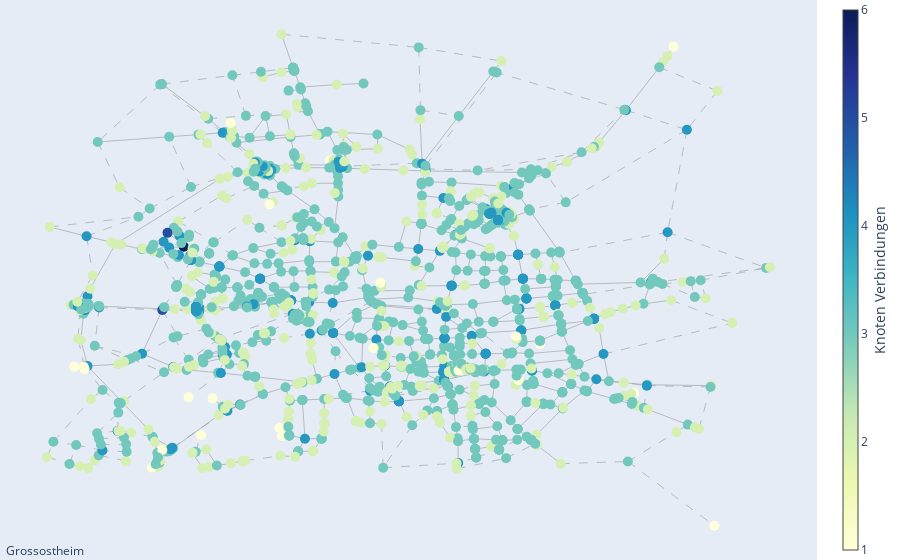

Notebook code cell kept with this figure:
### Code cell
import plotly.graph_objects as go

node_degrees = dict(G.degree()) 

node_x = []
node_y = []
node_text = []  
node_color = [] 

for index, row in filtered_data_multiple.iterrows():
    if pd.notnull(row['longitude']) and pd.notnull(row['latitude']):
        node_x.append(row['longitude'])
        node_y.append(row['latitude'])
        
        hover_info = f"ID: {row['id']}<br>Tag Key: {row['tagkey']}<br>Tag Value: {row['tagvalue']}<br>Degree: {node_degrees[row['id']]}"
        node_text.append(hover_info)
        
        node_color.append(node_degrees[row['id']])

edge_x = []
edge_y = []
dashed_edge_x = []
dashed_edge_y = []
edge_street_names = []

for edge in G.edges():
    x0, y0 = pos[edge[0]]
    x1, y1 = pos[edge[1]]

    # Überprüfen, ob der Rand highway != 'residual' ist
    is_dashed_highway = False
    street_name = ""
    for street in ways_filter.itertuples():
        if edge[0] in street.node_ids and edge[1] in street.node_ids:
            street_name = street.tagvalue
            # Highway-Kanten, die nicht 'residual' sind, werden gestrichelt
            if street.tagkey == "highway" and street.tagvalue not in ['residential', 'unclassified', 'service', 'tertiary', 'secondary']:
                is_dashed_highway = True
            break

    if is_dashed_highway:
        dashed_edge_x.extend([x0, x1, None])
        dashed_edge_y.extend([y0, y1, None])
    else:
        edge_x.extend([x0, x1, None])
        edge_y.extend([y0, y1, None])

    # Berechnung der Mittelpunkte für die Straßennamen
    midpoint_x = (x0 + x1) / 2
    midpoint_y = (y0 + y1) / 2
    edge_street_names.append((midpoint_x, midpoint_y, street_name))


# Plot für durchgezogene Kanten
solid_edge_trace = go.Scatter(
    x=edge_x, y=edge_y,
    line=dict(width=0.5, color='#888'),
    hoverinfo='none',
    mode='lines'
)

# Plot für gestrichelte Kanten (highways)
dashed_edge_trace = go.Scatter(
    x=dashed_edge_x, y=dashed_edge_y,
    line=dict(width=0.5, color='#888', dash='dash'),
    hoverinfo='none',
    mode='lines'
)

# Plot für Knoten
node_trace = go.Scatter(
    x=node_x, y=node_y,
    mode='markers',
    hoverinfo='text',
    marker=dict(
        showscale=True,
        colorscale='YlGnBu',
        color=node_color,
        size=10,
        colorbar=dict(
            thickness=15,
            title='Knoten Verbindungen',
            xanchor='left',
            titleside='right'
        )),
    text=node_text
)

# Hinzufügen der Straßennamen zwischen den Knoten
street_name_trace = go.Scatter(
    x=[name[0] for name in edge_street_names],
    y=[name[1] for name in edge_street_names],
    text=[name[2] for name in edge_street_names],
    mode='text',
    textfont=dict(
        size=12,
        color='darkblue'
    ),
    hoverinfo='text'
)

layout = go.Layout(
    title='Großostheim',
    titlefont=dict(size=16),
    showlegend=False,
    hovermode='closest',
    margin=dict(b=0, l=0, r=0, t=0),
    annotations=[dict(
        text=title,
        showarrow=False,
        xref="paper", yref="paper",
        x=0.005, y=-0.002)],
    xaxis=dict(showgrid=False, zeroline=False, visible=False),
    yaxis=dict(showgrid=False, zeroline=False, visible=False)
)

fig = go.Figure(data=[solid_edge_trace, dashed_edge_trace, node_trace], layout=layout)

fig.show()

### Figure 1 — Plotly figure (JSON) as saved in the notebook; plotly's stock layout.template omitted (floating-point values rounded to 4 significant figures; data arrays with more than 128 entries replaced by an {"elided": "..."} marker saying what was removed)
{"data": [{"hoverinfo": "none", "line": {"color": "#888", "width": 0.5}, "mode": "lines", "type": "scatter", "x": {"elided": "3039 float values"}, "y": {"elided": "3039 float values"}}, {"hoverinfo": "none", "line": {"color": "#888", "dash": "dash", "width": 0.5}, "mode": "lines", "type": "scatter", "x": {"elided": "1464 float values"}, "y": {"elided": "1464 float values"}}, {"hoverinfo": "text", "marker": {"color": {"elided": "1445 int values"}, "colorbar": {"thickness": 15, "title": {"side": "right", "text": "Knoten Verbindungen"}, "xanchor": "left"}, "colorscale": [[0, "rgb(255,255,217)"], [0.125, "rgb(237,248,177)"], [0.25, "rgb(199,233,180)"], [0.375, "rgb(127,205,187)"], [0.5, "rgb(65,182,196)"], [0.625, "rgb(29,145,192)"], [0.75, "rgb(34,94,168)"], [0.875, "rgb(37,52,148)"], [1, "rgb(8,29,88)"]], "showscale": true, "size": 10}, "mode": "markers", "text": {"elided": "1445 str values"}, "type": "scatter", "x": {"elided": "1445 float values"}, "y": {"elided": "1445 float values"}}], "layout": {"annotations": [{"showarrow": false, "text": "Grossostheim", "x": 0.005, "xref": "paper", "y": -0.002, "yref": "paper"}], "hovermode": "closest", "margin": {"b": 0, "l": 0, "r": 0, "t": 0}, "showlegend": false, "title": {"font": {"size": 16}, "text": "Großostheim"}, "xaxis": {"showgrid": false, "visible": false, "zeroline": false}, "yaxis": {"showgrid": false, "visible": false, "zeroline": false}}}
